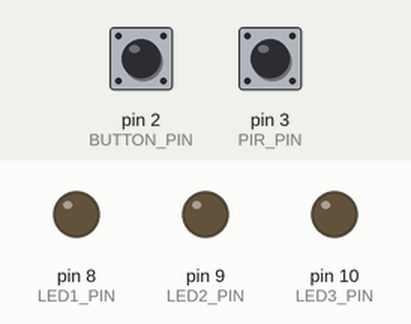
This sketch was run on a simulated Arduino Uno, built with avr-gcc and run on an emulated ATmega328P. On the bench: output pins drawn as LEDs (lit = HIGH). Dashed ring = blinking. The test bench sets the inputs (shaded band); at power-on: pin 2 (BUTTON_PIN) HIGH, pin 3 (PIR_PIN) HIGH. What the sketch prints to the serial monitor is not drawn.

Above: at 5.2 s.
5.3 s: pin 2 (BUTTON_PIN) pulled LOW for 0.15 s
At 6.5 s:
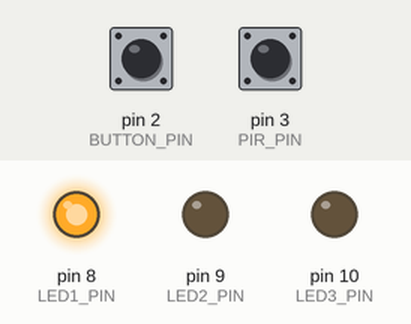
6.9 s: pin 2 (BUTTON_PIN) pulled LOW for 1 s
At 7.9 s:
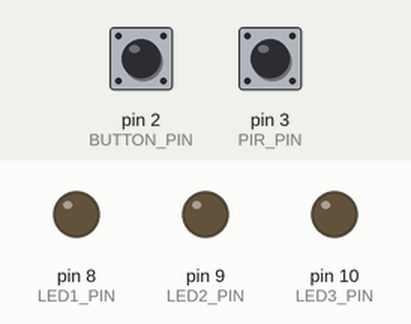
9.4 s: pin 2 (BUTTON_PIN) pulled LOW for 3.2 s
At 9.8 s:
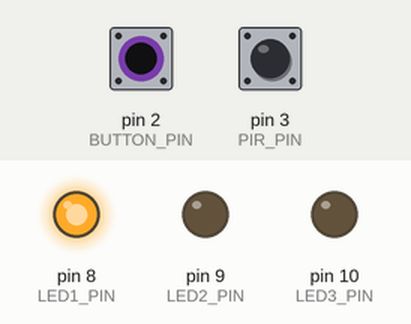
14.1 s: pin 3 (PIR_PIN) pulsed LOW 5 times (0.12 s each, 0.3 s apart)
At 14.6 s:
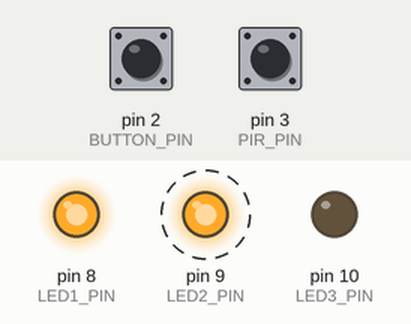
Timing chart, 0 to 17.2 s (numbered marks = the images above; inputs shaded):
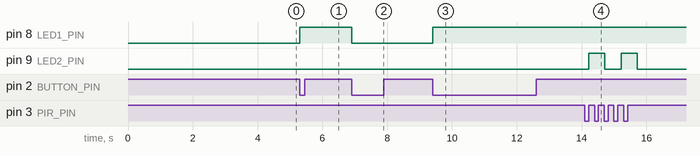

The sketch:

sketch_sep9a.ino
```cpp
/*
  Refactored SAMD + DHT22 example
  - Uses SAMDTimerInterrupt library for a hardware timer (1 Hz)
  - Button toggles LED1 (with debounce)
  - PIR toggles LED2 (with debounce)
  - Timer toggles LED3 every second
  - DHT22 temperature/humidity is read every 2 seconds

*/

#include <SAMDTimerInterrupt.h>  // Include timer library for SAMD-based boards
#include "DHT.h"               // Include DHT sensor library

// ----------------------------- PIN DEFINITIONS -----------------------------
// Using preprocessor macros (#define) to label physical pins with meaningful names
#define BUTTON_PIN 2   // Push button connected to digital pin 2 (uses internal pull-up)
#define PIR_PIN    3   // PIR motion sensor connected to digital pin 3
#define DHT_PIN    4   // DHT22 data pin connected to digital pin 4
#define LED1_PIN   8   // LED1 (toggled by button) connected to digital pin 8
#define LED2_PIN   9   // LED2 (toggled by PIR) connected to digital pin 9
#define LED3_PIN   10  // LED3 (toggled by timer) connected to digital pin 10

// ----------------------------- DHT SETUP ----------------------------------
#define DHTTYPE DHT22           // Define the DHT sensor type we are using
DHT dht(DHT_PIN, DHTTYPE);      // Create a DHT object bound to DHT_PIN and sensor type

// ----------------------------- TIMER SETUP --------------------------------
SAMDTimer ITimer0(TIMER_TC3);   // Timer object for periodic interrupts (choose TC3 for SAMD)

// ----------------------------- VOLATILE FLAGS ------------------------------
// Flags set inside ISRs (Interrupt Service Routines). Must be volatile
// because they are changed inside interrupts and read in the main loop.
volatile bool led1ToggleFlag = false; // Set by button ISR → processed in loop
volatile bool led2ToggleFlag = false; // Set by PIR ISR → processed in loop
volatile bool timerFlag      = false; // Set by timer ISR → processed in loop

// ----------------------------- LED STATES ----------------------------------
// Track the logical state of each LED so we can toggle them easily.
bool led1State = LOW; // Current state of LED1 (LOW or HIGH)
bool led2State = LOW; // Current state of LED2
bool led3State = LOW; // Current state of LED3

// ----------------------------- DEBOUNCE TIMERS -----------------------------
// Track the last time an event was accepted to implement software debounce.
unsigned long lastButtonTime = 0; // Time (millis) when button was last accepted
unsigned long lastPirTime    = 0; // Time (millis) when PIR event was last accepted
unsigned long lastDHTRead    = 0; // Time (millis) when DHT was last read

// ----------------------------- ISR FUNCTIONS --------------------------------
// Important ISR rule: keep them short and safe (no Serial prints, no heavy processing).

// Button ISR: triggered on FALLING edge when the button is pressed
void handleButton() {
  // Simply set a flag for the main loop to handle the button.
  led1ToggleFlag = true;
}

// PIR ISR: triggered on RISING edge when motion is detected
void handlePIR() {
  // Just set a flag — main loop will apply debounce and toggle LED2.
  led2ToggleFlag = true;
}

// Timer ISR: called by the hardware timer at configured intervals (1 Hz here)
void TimerHandler() {
  // Set a flag so the main loop knows the timer tick has happened.
  timerFlag = true;
}

// ----------------------------- INITIALIZATION -------------------------------
// initializeSystem: configure Serial, pins, sensors, interrupts, and timer.
void initializeSystem() {
  // Start Serial for debugging and information output at 115200 baud.
  Serial.begin(115200);
  // Short delay to let Serial port open properly on some boards and IDEs.
  delay(2000);

  // Print a startup message to the Serial monitor so we know the program started.
  Serial.println("Starting program with SAMDTimerInterrupt (1s timer, DHT every 2s)...");

  // Configure LED pins as outputs so we can drive them HIGH/LOW.
  pinMode(LED1_PIN, OUTPUT); // LED1
  pinMode(LED2_PIN, OUTPUT); // LED2
  pinMode(LED3_PIN, OUTPUT); // LED3

  // Configure input pins
  // BUTTON_PIN uses internal pull-up, so button should connect to GND when pressed.
  pinMode(BUTTON_PIN, INPUT_PULLUP);
  // PIR sensor is a digital output -> set as INPUT (no pull-up used here).
  pinMode(PIR_PIN, INPUT);

  // Initialize the DHT sensor library (this may set up internal timings).
  dht.begin();
  // Small stabilization delay recommended for some DHT modules after power-up.
  delay(2000);

  // Attach external interrupts
  // digitalPinToInterrupt(BUTTON_PIN) returns the interrupt number for that pin.
  // FALLING triggers when the button pulls the line low (pressed with pull-up).
  attachInterrupt(digitalPinToInterrupt(BUTTON_PIN), handleButton, FALLING);

  // Attach PIR interrupt on RISING edge (when PIR output goes HIGH due to motion).
  attachInterrupt(digitalPinToInterrupt(PIR_PIN), handlePIR, RISING);

  // Attach timer interrupt with 1,000,000 microseconds = 1 second interval.
  // attachInterruptInterval returns true on success.
  if (ITimer0.attachInterruptInterval(1000000, TimerHandler)) {
    // If successful, print confirmation to Serial.
    Serial.println("Timer initialized successfully (1s).");
  } else {
    // If failed, print an error message — you may need to check timer choice.
    Serial.println("Timer initialization failed!");
  }
}

// ----------------------------- PER-EVENT PROCESSING -------------------------
// Each function below is responsible for one clearly-defined task. The loop
// simply gets the current millis() and calls these functions in sequence.

// processButton: run in main loop to handle a button press flagged by the ISR
void processButton(unsigned long now) {
  // Check if ISR has flagged a button event AND debounce time has passed.
  // led1ToggleFlag is volatile because it's set in the ISR.
  if (led1ToggleFlag && (now - lastButtonTime > 200)) { // 200ms debounce
    // Clear the ISR flag early to avoid re-processing it.
    led1ToggleFlag = false;

    // Update the lastButtonTime to current time to implement debounce window.
    lastButtonTime = now;

    // Toggle the logical state of LED1 (flip true/false -> HIGH/LOW).
    led1State = !led1State;

    // Write the new state to the physical LED pin.
    digitalWrite(LED1_PIN, led1State);

    // Inform via Serial that the button press was handled and LED1 toggled.
    Serial.println("Button pressed → LED1 toggled");
  }
}

// processPIR: handle motion events signaled by the PIR ISR with debounce
void processPIR(unsigned long now) {
  // Only handle the PIR event if ISR flagged it and enough time has passed.
  if (led2ToggleFlag && (now - lastPirTime > 500)) { // 500ms debounce for PIR
    // Clear the PIR ISR flag to avoid duplicate handling.
    led2ToggleFlag = false;

    // Update the lastPirTime to the present millis() value.
    lastPirTime = now;

    // Toggle the logical state for LED2.
    led2State = !led2State;

    // Drive the LED2 pin with the new state.
    digitalWrite(LED2_PIN, led2State);

    // Log the event to Serial for debugging and demo purposes.
    Serial.println("PIR motion detected → LED2 toggled");
  }
}

// attemptDHTRead: read DHT22 values but only once every 2000 ms (2 seconds).
void attemptDHTRead(unsigned long now) {
  // Check if at least 2000 ms have elapsed since last successful read.
  if (now - lastDHTRead >= 2000) {
    // Update the timestamp immediately so that long reads don't cause faster repeats.
    lastDHTRead = now;

    // Read temperature (Celsius) from the DHT22
    float temp = dht.readTemperature();
    // Read humidity (percentage) from the DHT22
    float hum  = dht.readHumidity();

    // Validate readings: the DHT library returns NaN on failure.
    if (isnan(temp) || isnan(hum)) {
      // Print error message but do not attempt to recover in this simple example.
      Serial.println("Failed to read DHT22!");
    } else {
      // Print nicely formatted temperature and humidity to Serial.
      Serial.print("Timer → LED3 toggled | Temp: ");
      Serial.print(temp);
      Serial.print(" °C, Hum: ");
      Serial.print(hum);
      Serial.println(" %");
    }
  }
}

// processTimer: called when the timerFlag is set by the timer ISR
void processTimer(unsigned long now) {
  // Check whether the Timer ISR has set the flag
  if (timerFlag) {
    // Clear the timer flag as we will process this tick now.
    timerFlag = false;

    // Toggle the logical state of LED3 on every timer tick (1 Hz)
    led3State = !led3State;

    // Physically set LED3 pin to the new state.
    digitalWrite(LED3_PIN, led3State);

    // Attempt a DHT read (this function itself enforces the 2s interval)
    attemptDHTRead(now);
  }
}

// ----------------------------- MAIN PROGRAM --------------------------------

void setup() {
  // Call a single function to initialize hardware and peripherals.
  initializeSystem();
}

void loop() {
  // Always capture millis() once per loop to keep timing consistent.
  unsigned long now = millis();

  // Process each responsibility in sequence. Each function is short and
  // returns quickly — this keeps the main loop responsive.
  processButton(now);   // Handle button events (debounced)
  processPIR(now);      // Handle PIR motion events (debounced)
  processTimer(now);    // Handle timer tick: LED3 toggle + DHT reads

  // No delay() here — we want the loop to run as fast as possible and react
  // promptly to flags set by ISRs. All timing logic is based on millis().
}
```

Measured:
- after the input at 5.3 s, pin 8 (LED1_PIN): LOW → HIGH at once
- after the input at 6.9 s, pin 8 (LED1_PIN): HIGH → LOW at once
- after the input at 9.4 s, pin 8 (LED1_PIN): LOW → HIGH at once
- after the input at 14.1 s, pin 9 (LED2_PIN): alternates HIGH for 0.50 s and LOW for 0.50 s, 4 changes in all, then stays LOW, starting after 0.12 s
